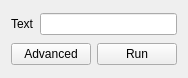
<?xml version="1.0" encoding="UTF-8"?>
<ui version="4.0">
 <class>Form</class>
 <widget class="QWidget" name="Form">
  <property name="geometry">
   <rect>
    <x>0</x>
    <y>0</y>
    <width>186</width>
    <height>78</height>
   </rect>
  </property>
  <property name="maximumSize">
   <size>
    <width>186</width>
    <height>78</height>
   </size>
  </property>
  <property name="windowTitle">
   <string>Form</string>
  </property>
  <layout class="QVBoxLayout" name="verticalLayout">
   <item>
    <layout class="QHBoxLayout" name="textLayout">
     <item>
      <widget class="QLabel" name="label">
       <property name="text">
        <string>Text</string>
       </property>
      </widget>
     </item>
     <item>
      <widget class="QLineEdit" name="textEdit"/>
     </item>
    </layout>
   </item>
   <item>
    <layout class="QHBoxLayout" name="buttonLayout" stretch="0,0">
     <item>
      <widget class="QPushButton" name="advancedButton">
       <property name="text">
        <string>Advanced</string>
       </property>
      </widget>
     </item>
     <item>
      <widget class="QPushButton" name="runButton">
       <property name="text">
        <string>Run</string>
       </property>
      </widget>
     </item>
    </layout>
   </item>
  </layout>
 </widget>
 <resources/>
 <connections/>
</ui>
